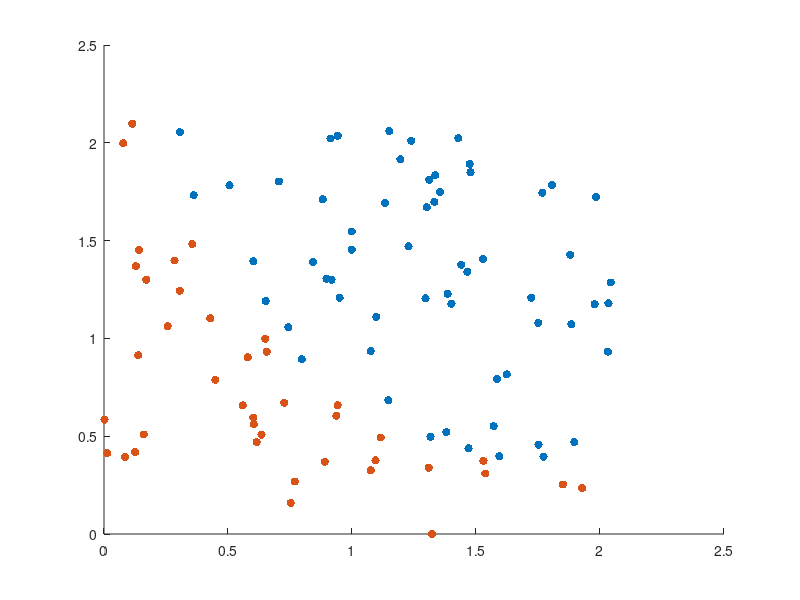

Write the MATLAB code that produced this figure.
clc, clear;

load emaildata1.mat;

pos_ind = find(y==1);
neg_ind = find(y==0);

scatter(X(pos_ind,1),X(pos_ind,2),'go', 'filled'), hold on
scatter(X(neg_ind,1),X(neg_ind,2),'rd', 'filled')